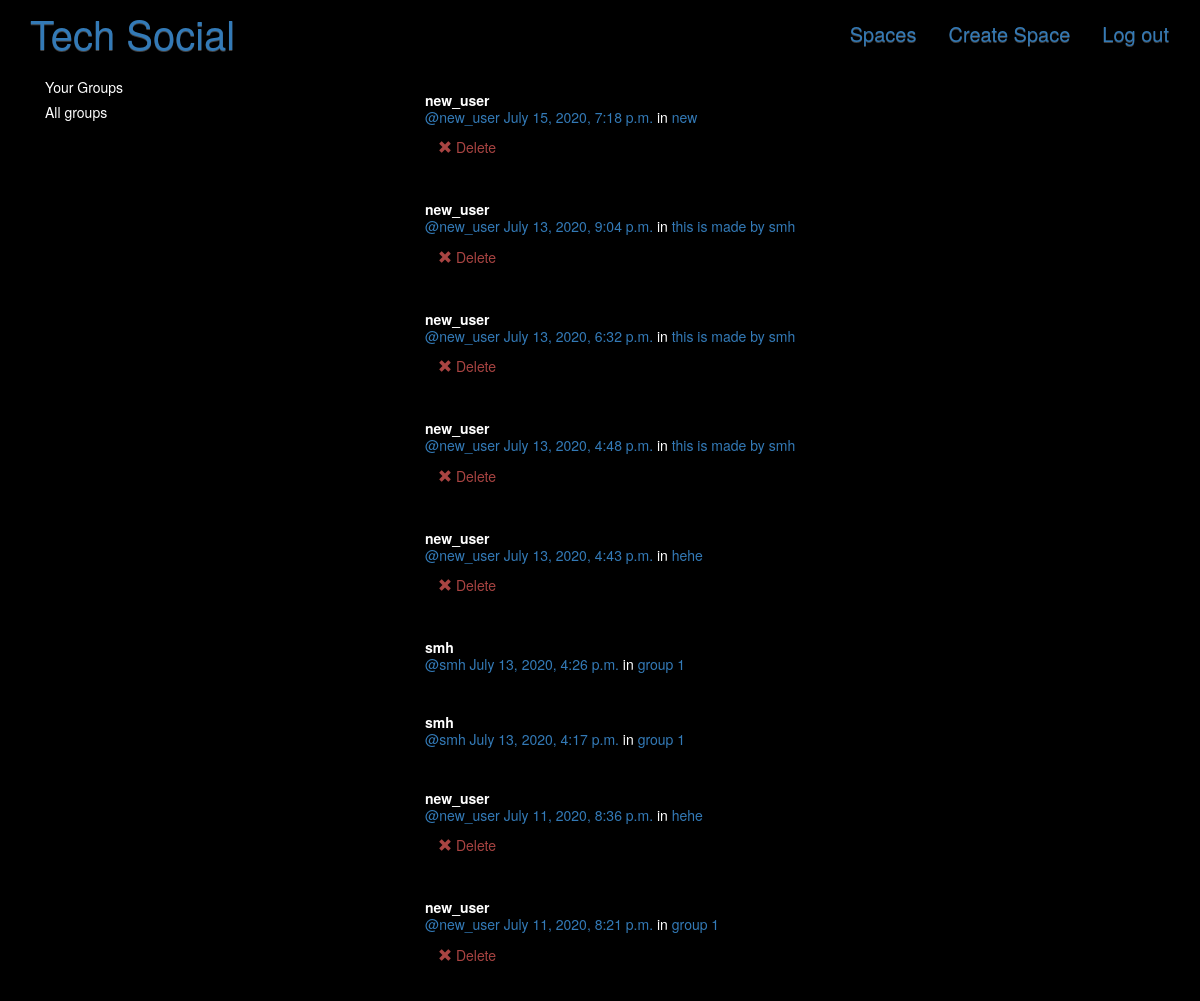
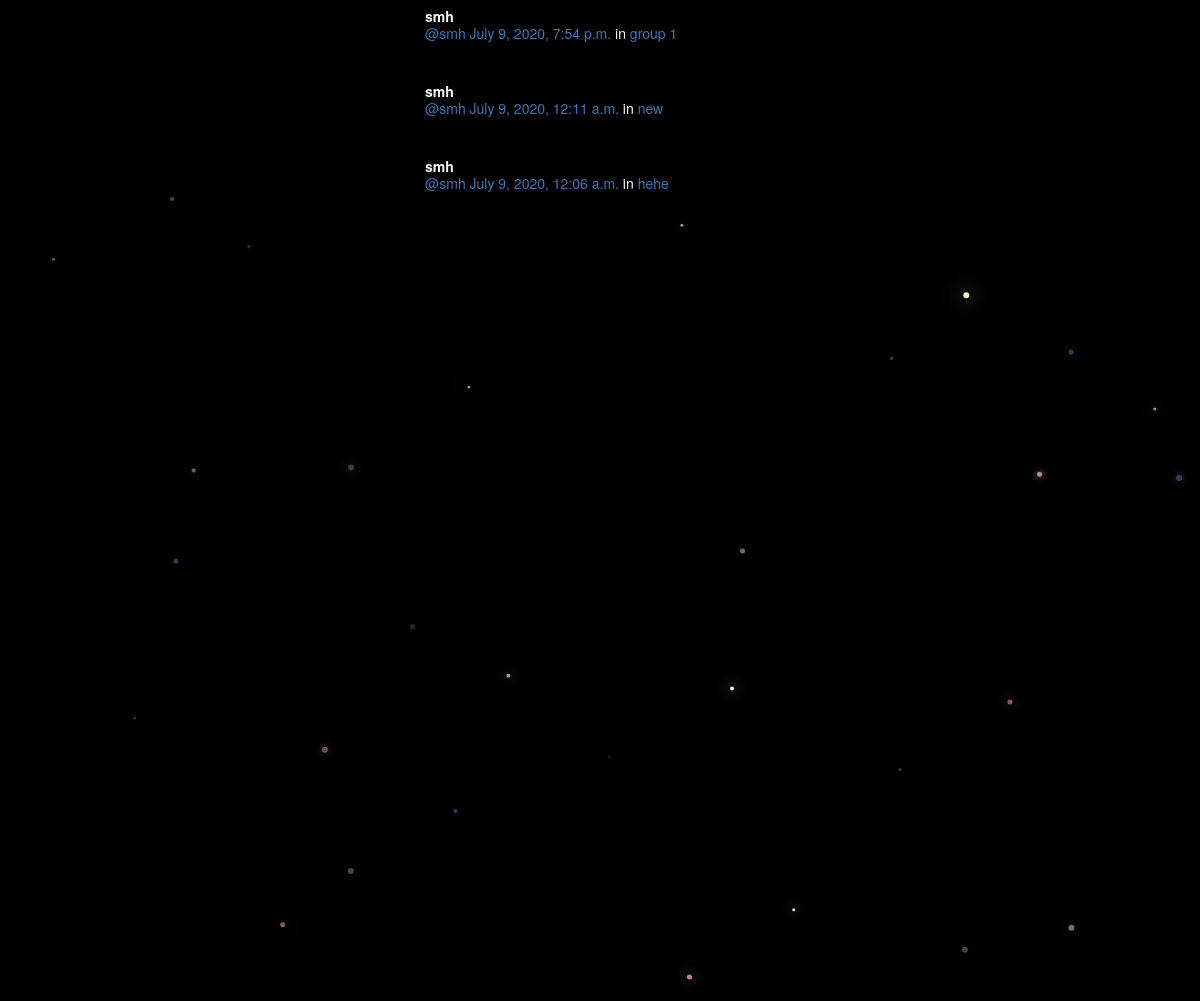
Screenshot of /posts/ (signed in) with the database file from the repository (2 pictures, top to bottom).
### posts/models.py (models this page shows, shortened)
class Post(models.Model):
    user = models.ForeignKey(User, related_name="posts",on_delete=models.CASCADE)
    created_at = models.DateTimeField(auto_now=True)
    question = models.CharField(max_length=255)
    description=models.TextField(blank=True, default='')
    description_html = models.TextField(editable=False)
    group = models.ForeignKey(Group, related_name="posts",null=True, blank=True,on_delete=models.CASCADE,)
    class Meta:
        ordering = ["-created_at"]
        unique_together = ["user", "question"]

### groups/models.py (models this page shows, shortened)
class Group(models.Model):
    name = models.CharField(max_length=255, unique=True)
    slug = models.SlugField(allow_unicode=True, unique=True)
    description = models.TextField(blank=True, default='')
    description_html = models.TextField(editable=False, default='', blank=True)
    members = models.ManyToManyField(User,through="GroupMember")
    class Meta:
        ordering = ["name"]

### posts/views.py (the view)
class PostList(SelectRelatedMixin, generic.ListView):
    model = models.Post
    select_related = ("user", "group")

### posts/templates/posts/post_list.html (shortened to what this page needs)
{% extends "posts/post_base.html" %}
{% load bootstrap3 %}
{% block content %}
<div class="col-md-4">
	{% if request.user.is_authenticated %}
	<div class="card card-with-shadow">
		<div class="content">
			<h5 class="title">Your Groups</h5>
		</div>
	</div>
	{% endif %}
	<div class="card card-with-shadow">
		<div class="content">
			<h5 class="title">All groups</h5>
		</div>
	</div>
</div>
<div class="col-md-8">
	{% for post in post_list %}
	<div class="post media">
        <div class="media-body">
            <strong>{{ post.user.username }}</strong>
            <h5 class="media-heading">
                <span class="username"><a href="{% url 'posts:for_user' username=post.user.username %}">@{{ post.user.username }}</a></span>
                <time class="time"><a href="{% url 'posts:single' username=post.user.username pk=post.pk %}">{{ post.created_at }}</a></time>
                {% if post.group %}
                <span class="group-name">in <a href="#">{{ post.group.name }}</a></span>
                {% endif %}
            </h5>
            <div class="media-footer">
                {% if user.is_authenticated and post.user == user and not hide_delete %}
                    <a href="#" title="delete" class="btn btn-simple">
                        <span class="glyphicon glyphicon-remove text-danger" aria-hidden="true"></span>
                        <span class="text-danger icon-label">Delete</span>
                    </a>
                {% endif %}
            </div>
        </div>
    </div>
	{% endfor %}
</div>
{% endblock %}

### static/mysite/css/master.css (style rules this page uses)
body { margin: 0; overflow: hidden; background-color: black; color:white; }

### rows the page displays
Post: user.username "new_user", created_at "July 15, 2020, 7:18 p.m.", group.name "new", shows "Delete"
Post: user.username "new_user", created_at "July 13, 2020, 9:04 p.m.", group.name "this is made by smh", shows "Delete"
Post: user.username "new_user", created_at "July 13, 2020, 6:32 p.m.", group.name "this is made by smh", shows "Delete"
Post: user.username "new_user", created_at "July 13, 2020, 4:48 p.m.", group.name "this is made by smh", shows "Delete"
Post: user.username "new_user", created_at "July 13, 2020, 4:43 p.m.", group.name "hehe", shows "Delete"
Post: user.username "smh", created_at "July 13, 2020, 4:26 p.m.", group.name "group 1"
Post: user.username "smh", created_at "July 13, 2020, 4:17 p.m.", group.name "group 1"
Post: user.username "new_user", created_at "July 11, 2020, 8:36 p.m.", group.name "hehe", shows "Delete"
Post: user.username "new_user", created_at "July 11, 2020, 8:21 p.m.", group.name "group 1", shows "Delete"
Post: user.username "smh", created_at "July 9, 2020, 7:54 p.m.", group.name "group 1"
Post: user.username "smh", created_at "July 9, 2020, 12:11 a.m.", group.name "new"
Post: user.username "smh", created_at "July 9, 2020, 12:06 a.m.", group.name "hehe"
